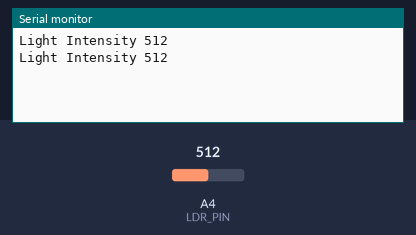
The sketch below on a simulated Arduino Uno, built with avr-gcc and run on an emulated ATmega328P. Parts: the last lines printed to the serial monitor. The test bench sets the inputs (shaded band); at power-on: A4 (LDR_PIN) = 512.

Above: at 1.8 s.
1.9 s: A4 (LDR_PIN) set to 716
At 2.8 s:
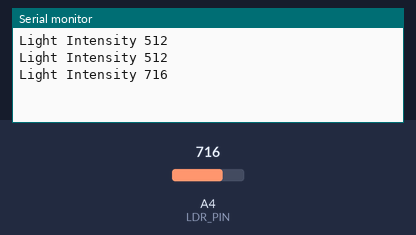
3.4 s: A4 (LDR_PIN) set to 900
At 4.8 s:
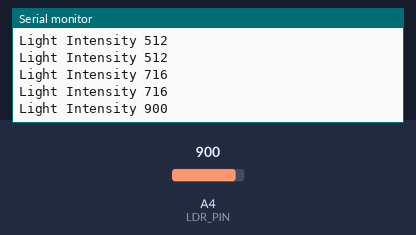
Timing chart, 0 to 6.4 s (numbered marks = the images above; inputs shaded):
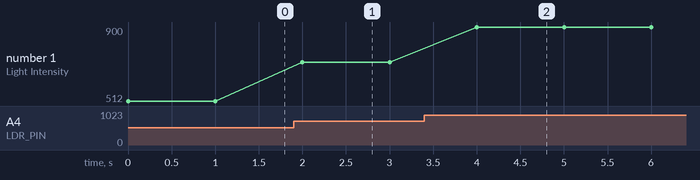

The sketch:

light.ino
```cpp
#define LDR_PIN A4
void setup() {
    // put your setup code here, to run once:
  Serial.begin(9600);


}

void loop() {
  // put your main code here, to run repeatedly:
  int idrval=analogRead(LDR_PIN);
  Serial.print("Light Intensity ");
  Serial.println(idrval);
  delay(1000);

}
```

Measured:
- after the input at 1.9 s, the serial monitor: prints a new line after 0.10 s (image 1)
- after the input at 3.4 s, the serial monitor: prints a new line after 0.60 s (image 2)
- plotted number 1: 512 → 716 after the input at 1.9 s, 716 → 900 after the input at 3.4 s
